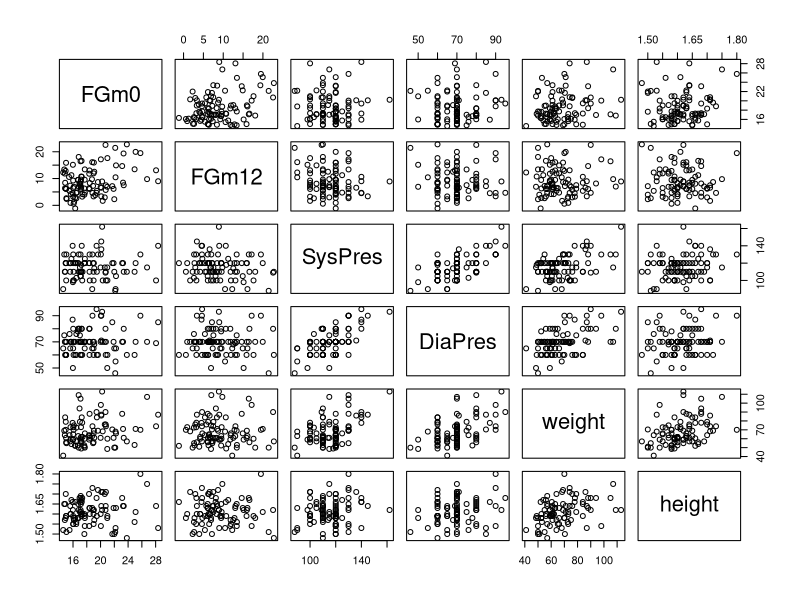
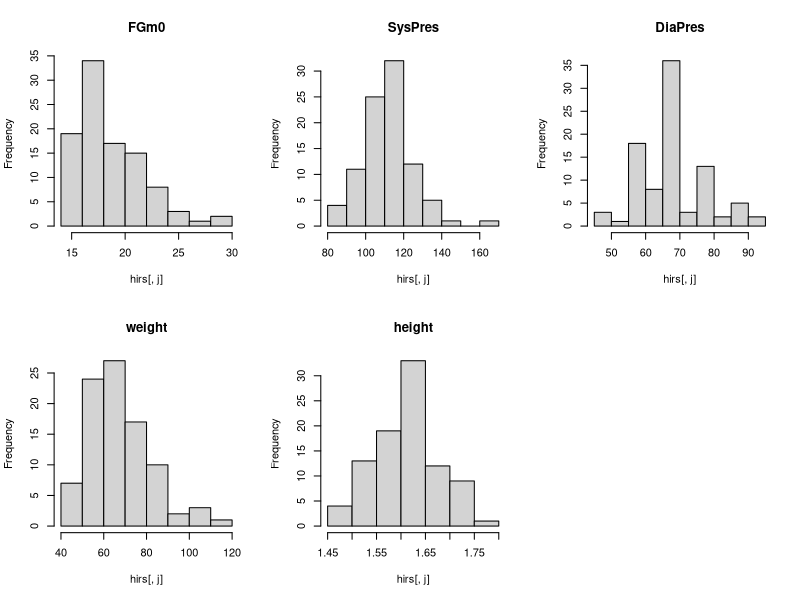
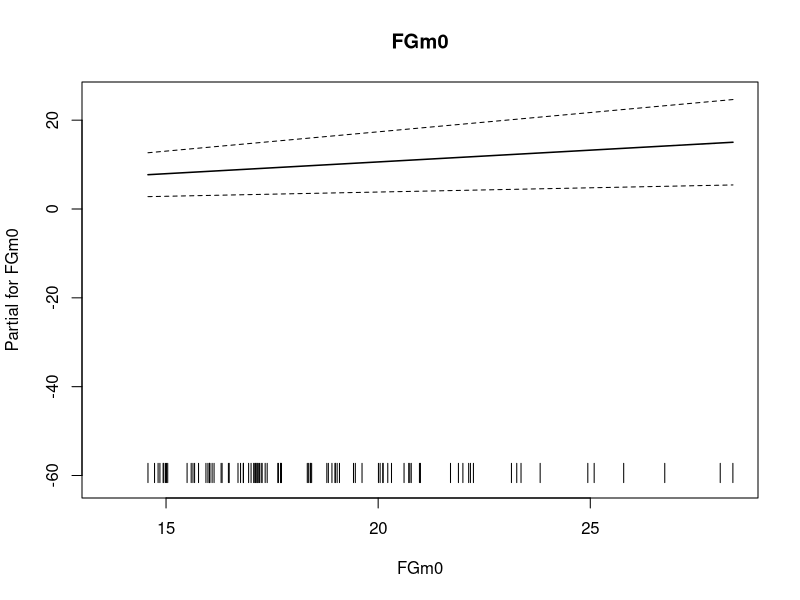
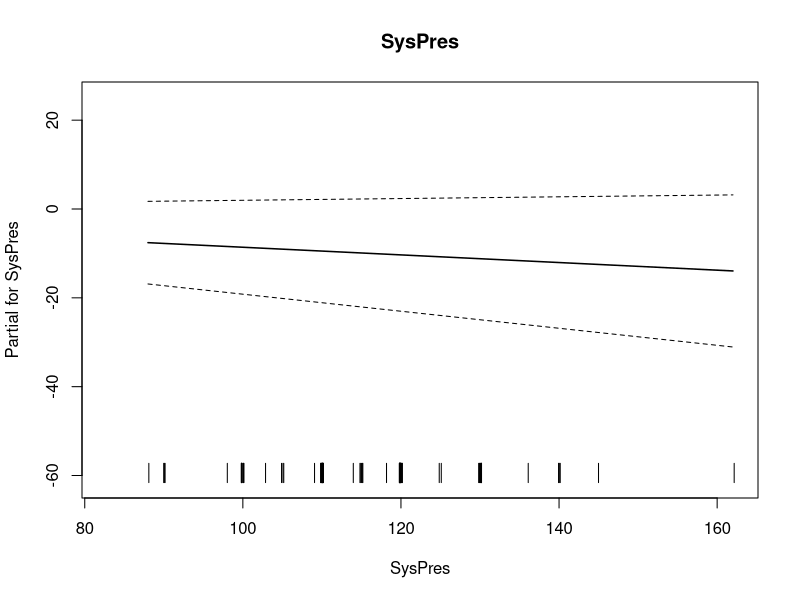
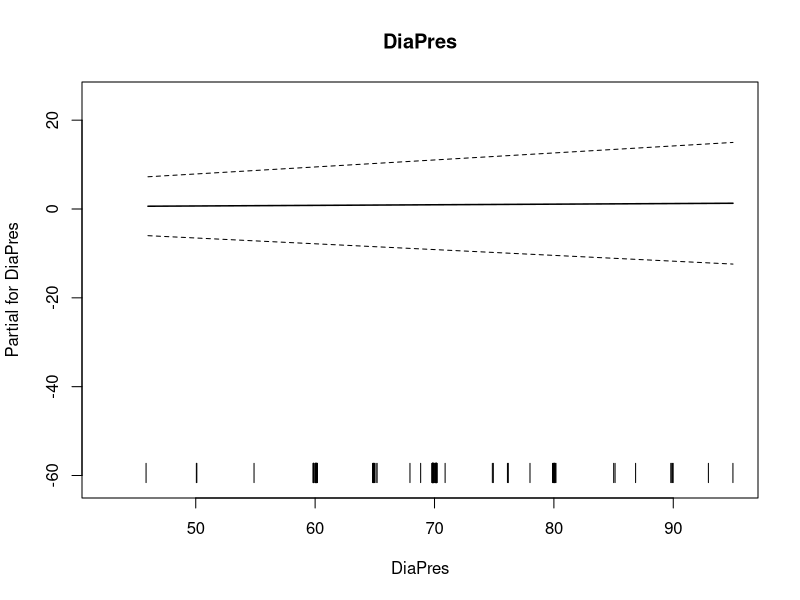
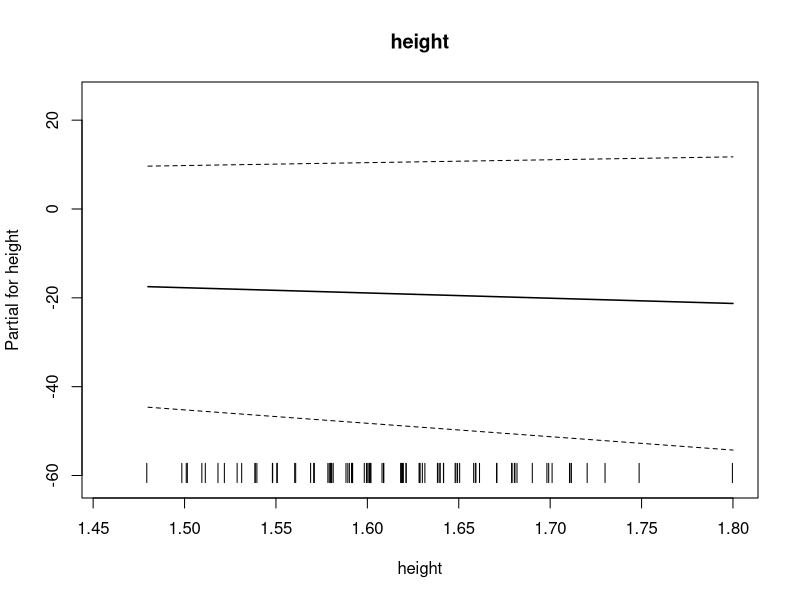
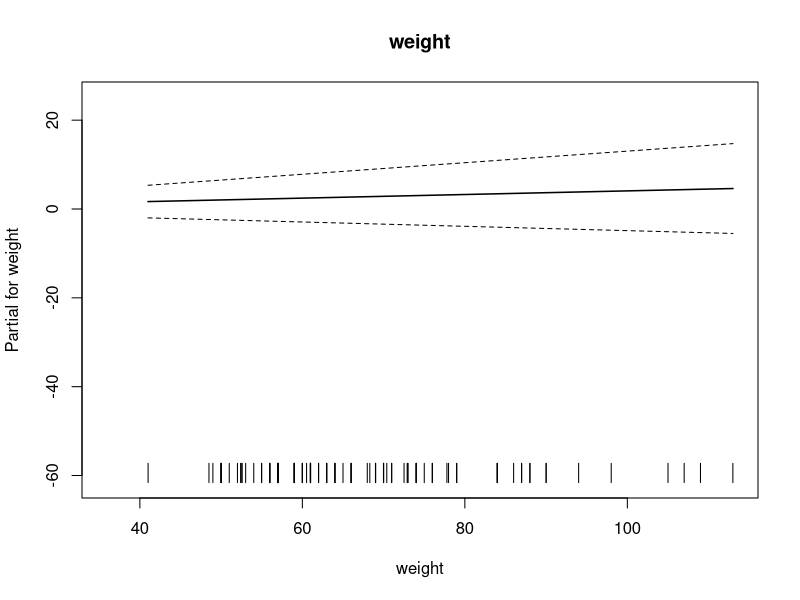
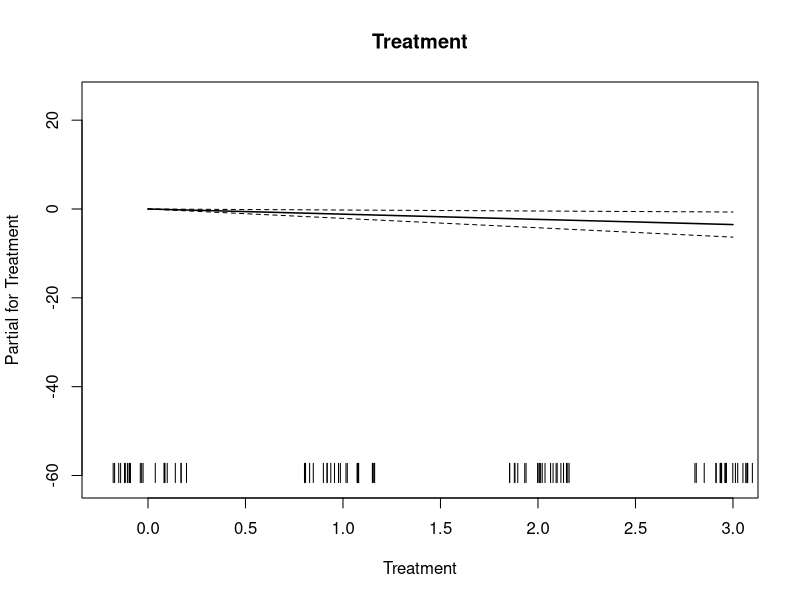

Reproduce these figures in R, in order.
## ---- chunk 1
knitr::opts_chunk$set(echo = TRUE)
## ---- chunk 2
library(sm)
library(mgcv)
## ---- chunk 3
hirs <- read.table("hirsutism.dat",header=T, sep="\t",fill=TRUE)

#summary(hirs)
attach(hirs)
## ---- chunk 4
plot(hirs[,-c(1,3,4)])
## ---- chunk 5
old.par<-par(mfrow=c(2,3))
for (j in c(2,6,7,8,9)) hist(hirs[,j],main=names(hirs)[j])
par(old.par)
## ---- chunk 6
apply(hirs[,-c(1,3,4,5)],2,sd, na.rm = T) # sd: standard deviation
## ---- chunk 7
apply(hirs[,-c(1,3,4,5)],2,function(x){diff(range(x, na.rm = T))})
## ---- chunk 8
# multiple linear regression
gam_0.1 <- gam(FGm12 ~ FGm0 + SysPres + DiaPres + height + weight + Treatment)
summary(gam_0.1)
## ---- chunk 9
plot(gam_0.1, all.terms=TRUE)
## ---- chunk 10
# generative additive model
gam_1.1 <- gam(FGm12 ~ s(FGm0, by=Treatment) + s(SysPres, by=Treatment) + s(DiaPres, by=Treatment) + s(height, by=Treatment) + s(weight, by=Treatment))
summary(gam_1.1)
## ---- chunk 11
plot(gam_1.1,residuals=TRUE, shade=TRUE, shade.col="lightblue", seWithMean=TRUE, cex=3, lwd=2, shift= coef(gam_1.1)[1])
## ---- chunk 12
gam.check(gam_1.1)
## ---- chunk 13
gam_1.2 <- gam(FGm12 ~ s(FGm0) + s(SysPres) + s(DiaPres) + s(height) + s(weight))
summary(gam_1.2)
## ---- chunk 14
plot(gam_1.2,residuals=TRUE, shade=TRUE, shade.col="lightblue", seWithMean=TRUE, cex=3, lwd=2, shift= coef(gam_1.1)[1])
## ---- chunk 15
gam.check(gam_1.2)
## ---- chunk 16
# Generalized nonparametric multiple regression model
gam_2.1 <- gam(FGm12 ~ te(FGm0, weight)) # SysPres, DiaPres, height, Treatment)
summary(gam_2.1)
## ---- chunk 17
plot(gam_2.1,residuals=TRUE, shade=TRUE, shade.col="lightblue", seWithMean=TRUE, cex=3, lwd=2, shift= coef(gam_2.1)[1])
## ---- chunk 18
gam.check(gam_2.1)
## ---- chunk 19
# semiparametric model - SysPres (low df at model 1.1)
gam_3.1 <- gam(FGm12 ~ s(FGm0, by=Treatment) + SysPres + s(DiaPres, by=Treatment) + s(height, by=Treatment) + s(weight, by=Treatment))
summary(gam_3.1)
## ---- chunk 20
plot(gam_3.1,residuals=TRUE, shade=TRUE, shade.col="lightblue", seWithMean=TRUE, cex=3, lwd=2, shift= coef(gam_3.1)[1])
## ---- chunk 21
gam.check(gam_3.1)
## ---- chunk 22
# semiparametric model - FGm0 (low df at model 1.1)
gam_3.2 <- gam(FGm12 ~ FGm0 + s(SysPres, by=Treatment) + s(DiaPres, by=Treatment) + s(height, by=Treatment) + s(weight, by=Treatment))
summary(gam_3.2)
## ---- chunk 23
plot(gam_3.2,residuals=TRUE, shade=TRUE, shade.col="lightblue", seWithMean=TRUE, cex=3, lwd=2, shift= coef(gam_3.1)[1])
## ---- chunk 24
gam.check(gam_3.2)
## ---- chunk 25
# semiparametric model - DiaPres (low df at model 1.1)
gam_3.3 <- gam(FGm12 ~ s(FGm0, by=Treatment) + s(SysPres, by=Treatment) + DiaPres + s(height, by=Treatment) + s(weight, by=Treatment))
summary(gam_3.3)
## ---- chunk 26
plot(gam_3.3,residuals=TRUE, shade=TRUE, shade.col="lightblue", seWithMean=TRUE, cex=3, lwd=2, shift= coef(gam_3.3)[1])
## ---- chunk 27
gam.check(gam_3.3)
## ---- chunk 28
# semiparametric model - FGmO + SysPres
gam_4.1 <- gam(FGm12 ~ FGm0 + SysPres + s(DiaPres, by=Treatment) + s(height, by=Treatment) + s(weight, by=Treatment))
summary(gam_4.1)
## ---- chunk 29
plot(gam_4.1,residuals=TRUE, shade=TRUE, shade.col="lightblue", seWithMean=TRUE, cex=3, lwd=2, shift= coef(gam_4.1)[1])
## ---- chunk 30
gam.check(gam_4.1)
## ---- chunk 31
# semiparametric model - FGmO + DiaPres
gam_4.2 <- gam(FGm12 ~ FGm0 + s(SysPres, by=Treatment) + DiaPres + s(height, by=Treatment) + s(weight, by=Treatment))
summary(gam_4.2)
## ---- chunk 32
plot(gam_4.2,residuals=TRUE, shade=TRUE, shade.col="lightblue", seWithMean=TRUE, cex=3, lwd=2, shift= coef(gam_4.2)[1])
## ---- chunk 33
gam.check(gam_4.2)
## ---- chunk 34
gam_5.1 <- gam(FGm12 ~ FGm0 + SysPres + s(DiaPres, by=Treatment) + s(height, by=Treatment) + s(weight))
summary(gam_5.1)
## ---- chunk 35
plot(gam_5.1,residuals=TRUE, shade=TRUE, shade.col="lightblue", seWithMean=TRUE, cex=3, lwd=2, shift= coef(gam_5.1)[1])
## ---- chunk 36
gam.check(gam_5.1)
## ---- chunk 37
gam_6.1 <- gam(FGm12 ~ SysPres +  s(FGm0,SysPres, by=Treatment, k=5) + s(height, k=25, bs="cr") + s(weight,fx=TRUE,bs="cr"))
summary(gam_6.1)
## ---- chunk 38
plot(gam_6.1,residuals=TRUE, shade=TRUE, shade.col="lightblue", seWithMean=TRUE, cex=3, lwd=2, shift= coef(gam_6.1)[1])
## ---- chunk 39
vis.gam(gam_6.1, view = c("FGm0","SysPres"), plot.type = "persp", se=2, 
            theta = 140,  phi=30)
## ---- chunk 40
gam.check(gam_6.1)
## ---- chunk 41
plot(gam_1.1, residuals = TRUE,
     shade=TRUE, cex=2, lwd=2, 
     shift = gam_1.1$coefficients[1],
     seWithMean=TRUE,
     main=paste("Equiv. no. params.=",
                round(sum(gam_1.1$edf),2)))
## ---- chunk 42
vis.gam(gam_5.1,view=c("FGm0","Treatment"),
        theta = 40, phi = 40, r = sqrt(3), d = 1,)
vis.gam(gam_5.1, view=c("FGm0","Treatment"), plot.type = "persp", theta=40, phi=40)
vis.gam(gam_5.1, view=c("FGm0","weight"), plot.type = "contour")
## ---- chunk 43
anova(gam_0.1,gam_1.1,test="F")
## ---- chunk 44
anova(gam_0.1,gam_1.2,test="F")
## ---- chunk 45
anova(gam_1.2,gam_1.1,test="F")
## ---- chunk 46
anova(gam_2.1,gam_1.1,test="F")
## ---- chunk 47
anova(gam_3.1,gam_3.2,test="F")
## ---- chunk 48
anova(gam_3.2,gam_3.3,test="F")
## ---- chunk 49
anova(gam_3.2,gam_1.1,test="F")
## ---- chunk 50
anova(gam_4.1,gam_4.2,test="F")
## ---- chunk 51
anova(gam_4.1,gam_1.1,test="F")
## ---- chunk 52
anova(gam_4.1,gam_5.1,test="F")
## ---- chunk 53
anova(gam_5.1, gam_6.1,test="F")
## ---- chunk 54
anova(gam_2.1, gam_3.2, gam_3.1, gam_5.1, gam_6.1, test="F")
